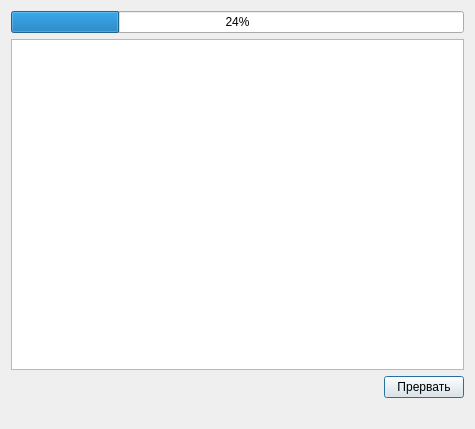
<?xml version="1.0" encoding="UTF-8"?>
<ui version="4.0">
 <class>ImportRbDiagnosticResult_Wizard_3</class>
 <widget class="QDialog" name="ImportRbDiagnosticResult_Wizard_3">
  <property name="geometry">
   <rect>
    <x>0</x>
    <y>0</y>
    <width>475</width>
    <height>429</height>
   </rect>
  </property>
  <property name="windowTitle">
   <string>Импорт результатов осмотра</string>
  </property>
  <layout class="QGridLayout">
   <item row="0" column="0">
    <widget class="CProgressBar" name="progressBar">
     <property name="value">
      <number>24</number>
     </property>
     <property name="orientation">
      <enum>Qt::Horizontal</enum>
     </property>
    </widget>
   </item>
   <item row="3" column="0">
    <widget class="QLabel" name="statusLabel">
     <property name="text">
      <string/>
     </property>
    </widget>
   </item>
   <item row="1" column="0">
    <widget class="QTextBrowser" name="logBrowser"/>
   </item>
   <item row="2" column="0">
    <layout class="QHBoxLayout" name="horizontalLayout">
     <item>
      <spacer name="horizontalSpacer">
       <property name="orientation">
        <enum>Qt::Horizontal</enum>
       </property>
       <property name="sizeHint" stdset="0">
        <size>
         <width>40</width>
         <height>20</height>
        </size>
       </property>
      </spacer>
     </item>
     <item>
      <widget class="QPushButton" name="btnAbort">
       <property name="text">
        <string>Прервать</string>
       </property>
      </widget>
     </item>
    </layout>
   </item>
  </layout>
 </widget>
 <customwidgets>
  <customwidget>
   <class>CProgressBar</class>
   <extends>QProgressBar</extends>
   <header>library/ProgressBar.h</header>
  </customwidget>
 </customwidgets>
 <resources/>
 <connections/>
</ui>
